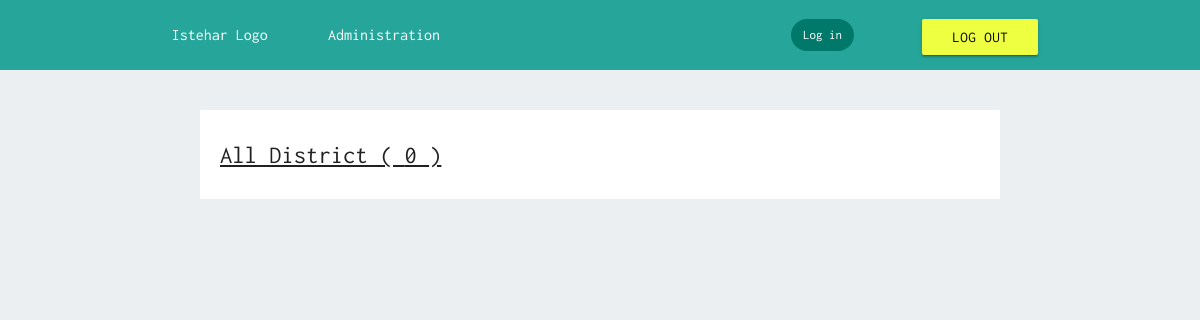
The app's page /staff/district/view/, older data.
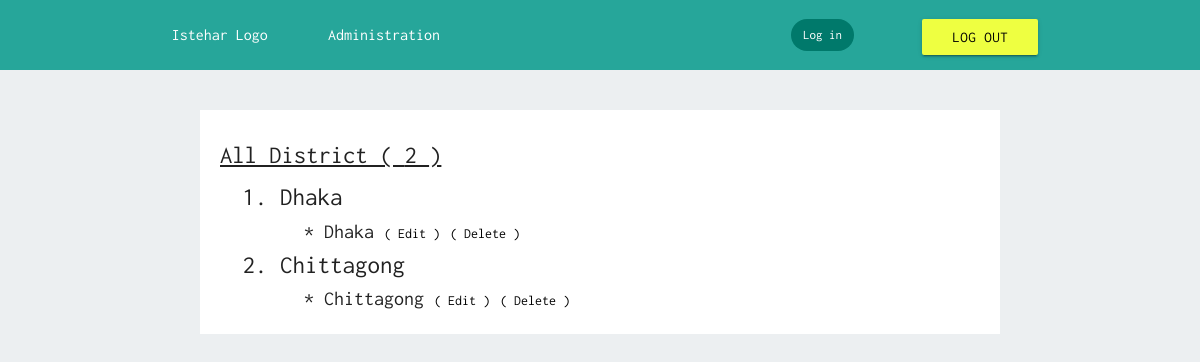
The same page, newer data.
### staff/models.py (models this page shows, shortened)
class Division(models.Model):
    name = models.CharField(max_length=50, null=True, blank=True)

class District(models.Model):
    division = models.ForeignKey(Division, on_delete=models.CASCADE, null=True, blank=True)
    name = models.CharField(max_length=50, null=True, blank=True)

### staff/views.py (the view)
class DistrictView(View):
    template_name = 'staff/district-view.html'
    def get(self, request):
        divisions = models.Division.objects.all()
        districts = models.District.objects.all()
        count = models.District.objects.all().count()
        variables = {
            'divisions': divisions,
            'districts': districts,
            'count': count,
        }
        return render(request, self.template_name, variables)

### staff/templates/staff/district-view.html (shortened to what this page needs)
{% extends 'staff-base.html' %}
{% block body %}
<div class="row">
    <div class="col s12 m10 offset-m1 l8 offset-l2 white" style="margin-top: 40px; padding: 20px;">
        <h5><u>All District ( {{ count }} )</u></h5>
        {% for division in divisions %}
            <div class="col s12 m12 l12">
                <p class="col s12 m12 l12" style="font-size: 25px;">
                    {{ forloop.counter }}. {{ division.name | title }}
                </p>
                {% for district in districts %}
                    {% ifequal district.division division %}
                        <p class="col s12 m10 offset-m1 l10 offset-l1" style="font-size: 20px;">
                            * {{ district.name | title }}
                            <a href="#" class="black-text" style="font-size: 14px;">( Edit )</a>
                            <a href="#" class="black-text" style="font-size: 14px;">( Delete )</a>
                        </p>
                    {% endifequal %}
                {% endfor %}
            </div>
        {% endfor %}
    </div>
</div>
{% endblock %}

Row changes from the older to the newer data that the page shows:
added Division: name "Dhaka"
added District: name "Dhaka"
added Division: name "Chittagong"
added District: name "Chittagong"
Text that changed along with them:
{{ count }}: "0" → "2"
